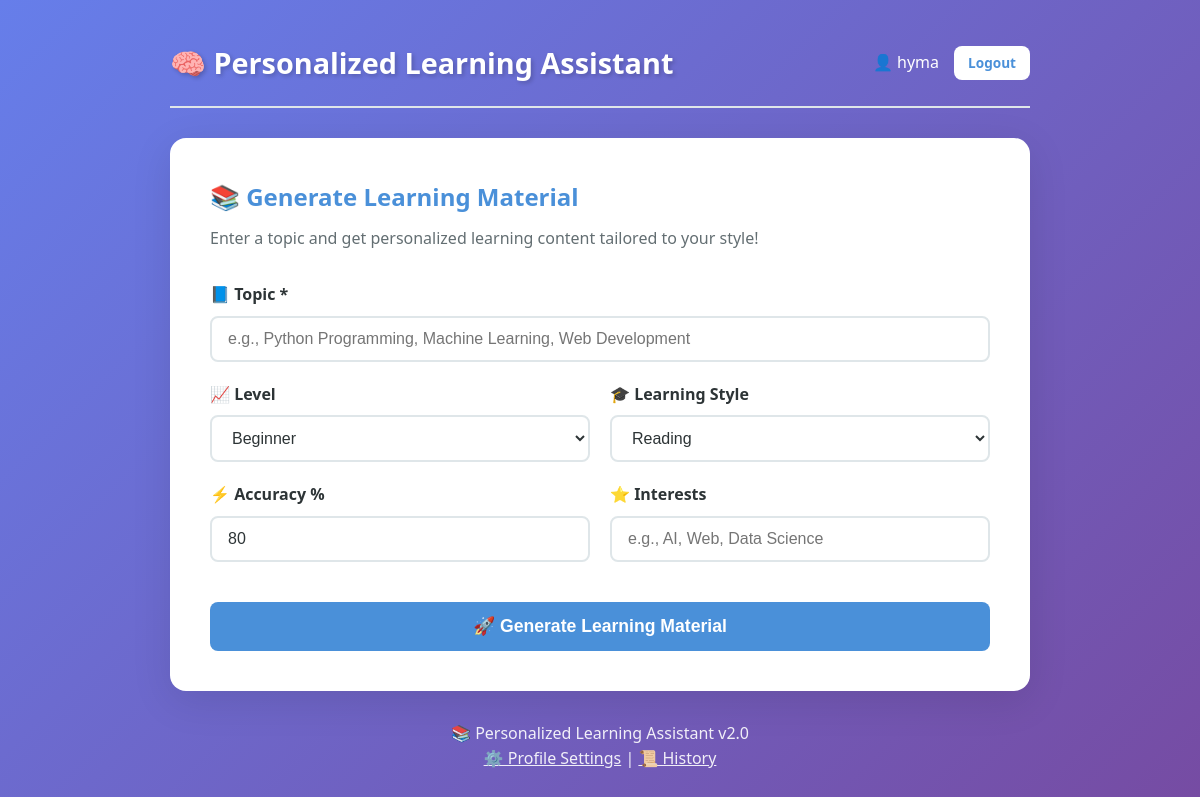
/ (signed in), run on the app's committed database.
### tables this page shows
CREATE TABLE user_profiles (
            id INTEGER PRIMARY KEY AUTOINCREMENT,
            user_id INTEGER NOT NULL,
            learning_style TEXT DEFAULT 'Reading',
            level TEXT DEFAULT 'Beginner',
            accuracy INTEGER DEFAULT 80,
            interests TEXT DEFAULT '',
            updated_at TIMESTAMP DEFAULT CURRENT_TIMESTAMP, created_at TIMESTAMP,
            FOREIGN KEY (user_id) REFERENCES users (id)
        );

### app.py (the view)
@app.route('/')
def index():
    user_id = session.get('user_id')
    profile = None
    if user_id:
        profile = get_or_create_profile(user_id)
    return render_template('index.html', profile=profile, user=session.get('username'))

### app.py (called while the page is built, shortened)
def get_db_connection():
    conn = sqlite3.connect(DATABASE)
    conn.row_factory = sqlite3.Row
    return conn

def get_or_create_profile(user_id):
    conn = get_db_connection()
    cursor = conn.cursor()
    cursor.execute('SELECT * FROM user_profiles WHERE user_id = ?', (user_id,))
    profile = cursor.fetchone()
    conn.close()
    return profile

### templates/index.html (shortened to what this page needs)
<!DOCTYPE html>
<html lang="en">
<head>
    <link rel="stylesheet" href="/static/style.css">
</head>
<body>
    <div class="container">
        <header>
            <h1>🧠 Personalized Learning Assistant</h1>
            {% if user %}
            <div class="user-info">
                <span>👤 {{ user }}</span>
                <a href="/logout" class="btn btn-small">Logout</a>
            </div>
            {% else %}
            <div class="auth-links">
                <a href="/login" class="btn">Login</a>
                <a href="/signup" class="btn btn-primary">Sign Up</a>
            </div>
            {% endif %}
        </header>
        <main>
            <section class="learning-form">
                <h2>📚 Generate Learning Material</h2>
                <p class="subtitle">Enter a topic and get personalized learning content tailored to your style!</p>
                <form id="learnForm">
                    <div class="form-group">
                        <label for="topic">📘 Topic *</label>
                        <input
                            type="text"
                            id="topic"
                            name="topic"
                            placeholder="e.g., Python Programming, Machine Learning, Web Development"
                            required
                            autocomplete="off">
                    </div>
                    <div class="form-row">
                        <div class="form-group">
                            <label for="level">📈 Level</label>
                            <select id="level" name="level">
                                <option value="Beginner" {% if profile and profile.level == 'Beginner' %}selected{% endif %}>Beginner</option>
                            </select>
                        </div>
                        <div class="form-group">
                            <label for="learning_style">🎓 Learning Style</label>
                            <select id="learning_style" name="learning_style">
                                <option value="Reading" {% if profile and profile.learning_style == 'Reading' %}selected{% endif %}>Reading</option>
                            </select>
                        </div>
                    </div>
                    <div class="form-row">
                        <div class="form-group">
                            <label for="accuracy">⚡ Accuracy %</label>
                            <input
                                type="number"
                                id="accuracy"
                                name="accuracy"
                                min="0"
                                max="100"
                                value="{{ profile.accuracy if profile else 80 }}"
                                placeholder="0-100">
                        </div>
                        <div class="form-group">
                            <label for="interests">⭐ Interests</label>
                            <input
                                type="text"
                                id="interests"
                                name="interests"
                                value="{{ profile.interests if profile else '' }}"
                                placeholder="e.g., AI, Web, Data Science">
                        </div>
                    </div>
                    <button type="submit" class="btn btn-primary btn-large" id="generateBtn">
                        🚀 Generate Learning Material
                    </button>
                </form>
            </section>
        </main>
        <footer>
            <p>📚 Personalized Learning Assistant v2.0</p>
            {% if user %}
            <p><a href="/profile">⚙️ Profile Settings</a> | <a href="/history">📜 History</a></p>
            {% endif %}
        </footer>
    </div>
</body>
</html>

### static/style.css (style rules this page uses)
:root { --primary-color: #4a90d9; --primary-dark: #357abd; --secondary-color: #6c5ce7; --success-color: #00b894; --error-color: #d63031; --warning-color: #fdcb6e; --background: linear-gradient(135deg, #667eea 0%, #764ba2 100%); --card-bg: #ffffff; --text-color: #2d3436; --text-light: #636e72; --border-color: #dfe6e9; --shadow: 0 10px 40px rgba(0, 0, 0, 0.1); --shadow-hover: 0 15px 50px rgba(0, 0, 0, 0.15); }
* { margin: 0; padding: 0; box-sizing: border-box; }
body { font-family: 'Segoe UI', Tahoma, Geneva, Verdana, sans-serif; background: var(--background); min-height: 100vh; color: var(--text-color); line-height: 1.6; }
.container { max-width: 900px; margin: 0 auto; padding: 20px; }
header { display: flex; justify-content: space-between; align-items: center; padding: 20px 0; margin-bottom: 30px; border-bottom: 2px solid var(--border-color); animation: slideInDown 0.5s ease-out; }
header h1 { font-size: 1.8rem; color: white; text-shadow: 2px 2px 4px rgba(0, 0, 0, 0.2); }
.user-info { display: flex; align-items: center; gap: 15px; color: white; font-weight: 500; }
.btn { display: inline-block; padding: 10px 20px; background: white; color: var(--primary-color); text-decoration: none; border-radius: 8px; font-weight: 600; transition: all 0.3s ease; border: none; cursor: pointer; font-size: 0.95rem; }
.btn-primary { background: var(--primary-color); color: white; }
.btn-small { padding: 6px 14px; font-size: 0.85rem; }
.btn-large { padding: 14px 28px; font-size: 1.1rem; width: 100%; margin-top: 20px; }
.learning-form, .auth-card { background: var(--card-bg); border-radius: 16px; padding: 40px; box-shadow: var(--shadow); animation: slideInUp 0.5s ease-out; }
.learning-form h2, .auth-header h1 { color: var(--primary-color); margin-bottom: 10px; }
.subtitle { color: var(--text-light); margin-bottom: 30px; }
.form-group { margin-bottom: 20px; }
.form-group label { display: block; margin-bottom: 8px; font-weight: 600; color: var(--text-color); }
.form-group input, .form-group select { width: 100%; padding: 12px 16px; border: 2px solid var(--border-color); border-radius: 8px; font-size: 1rem; transition: all 0.3s ease; background: var(--card-bg); color: var(--text-color); }
.form-row { display: grid; grid-template-columns: 1fr 1fr; gap: 20px; }
footer { text-align: center; padding: 30px 0; color: white; opacity: 0.9; }
footer a { color: white; text-decoration: underline; }

### data on the page
user_profiles: level "Beginner", learning_style "Reading", accuracy "80"

### other printed values
{{ user }} "hyma"
